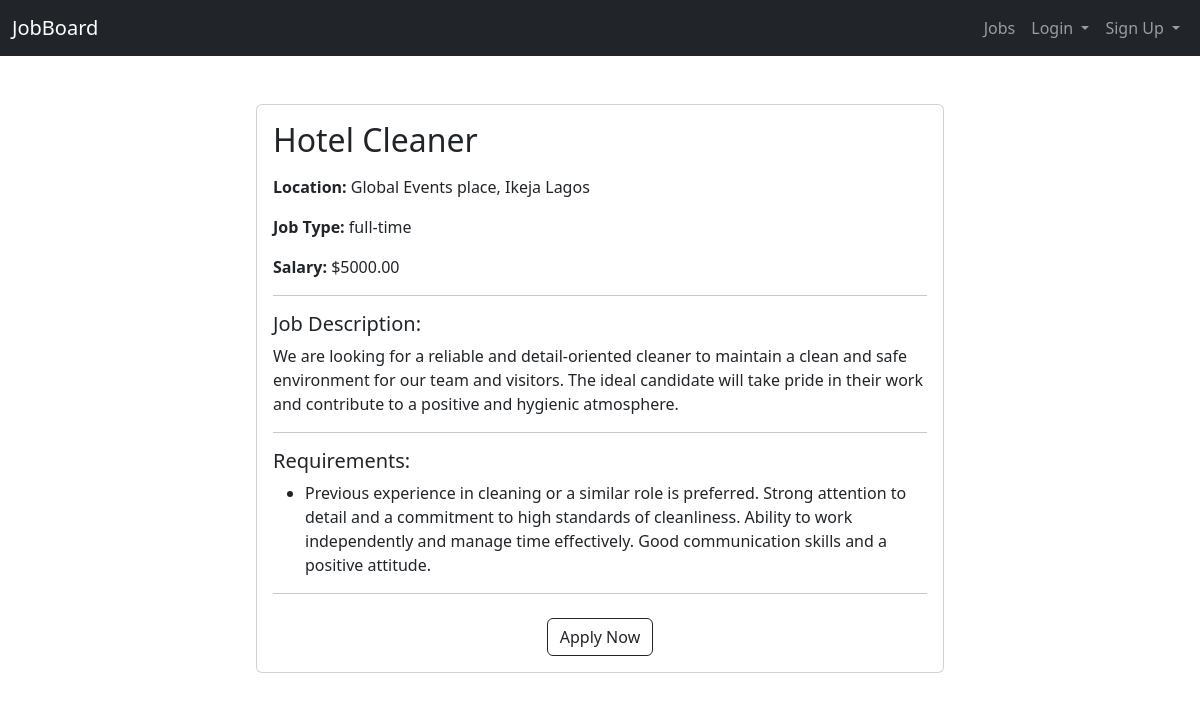
Page /2/ on the committed database.
### jobs/models.py (models this page shows, shortened)
class Job(models.Model):
    employer = models.ForeignKey(EmployerProfile, on_delete=models.CASCADE, related_name='jobs')
    title = models.CharField(max_length=255)
    description = models.TextField(default = '')
    location = models.CharField(max_length=255)
    salary = models.DecimalField(max_digits=10, decimal_places=2)
    created_at = models.DateTimeField(auto_now_add=True)
    job_type = models.CharField(max_length=20, default='full-time')
    requirements = models.TextField(max_length=255, default='')
    def get_requirements_list(self):
        return self.requirements.split(',') if self.requirements else []

### jobs/views.py (the view)
# urls.py: path('<int:job_id>/', views.job_detail, name='job_detail'),
def job_detail(request, job_id):
    job = get_object_or_404(Job, id=job_id)
    requirements = job.get_requirements_list()
    return render(request, 'job_detail.html', {'job': job,'requirements': requirements})

### jobs/templates/job_detail.html (shortened to what this page needs)
<!DOCTYPE html>
<html lang="en">
<head>
    {% load static %}
    <link rel="stylesheet" href="{% static 'css/styles.css' %}">
    <link href="https://cdn.jsdelivr.net/npm/bootstrap@5.3.0/dist/css/bootstrap.min.css" rel="stylesheet">
    <link rel="stylesheet" href="https://cdnjs.cloudflare.com/ajax/libs/font-awesome/5.15.3/css/all.min.css">
</head>
<body>
    <nav class="navbar navbar-expand-lg navbar-dark bg-dark">
        <div class="container-fluid">
            <a class="navbar-brand" href="#">JobBoard</a>
            <div class="collapse navbar-collapse" id="navbarNav">
                <ul class="navbar-nav ms-auto">
                    <li class="nav-item">
                        <a class="nav-link" href="{% url 'job_list' %}">Jobs</a>
                    </li>
                    {% if user.is_authenticated %}
                        {% if user.is_employer %}
                            <li class="nav-item">
                                <a class="nav-link" href="{% url 'job_create' %}">Add Job</a>
                            </li>
                        {% elif user.is_candidate %}
                            <li class="nav-item">
                                <a class="nav-link" href="{%url 'application_tracking'%}">Track Applications</a>
                            </li>
                        {% endif %}
                        <li class="nav-item">
                            <a class="nav-link" href="{% url 'accounts:logout' %}">Logout</a>
                        </li>
                        <li class="nav-item">
                            <a class="nav-link" href="{% url 'accounts:profile' %}">
                                <i class="fas fa-user-circle"></i> Profile
                            </a>
                        </li>
                    {% else %}
                    <li class="nav-item dropdown">
                        <a class="nav-link dropdown-toggle" href="#" id="loginDropdown" role="button" data-bs-toggle="dropdown" aria-expanded="false">
                            Login
                        </a>
                    </li>
                    <li class="nav-item dropdown">
                        <a class="nav-link dropdown-toggle" href="#" id="signupDropdown" role="button" data-bs-toggle="dropdown" aria-expanded="false">
                            Sign Up
                        </a>
                    </li>
                    {% endif %}
                </ul>
            </div>
        </div>
    </nav>
    <section class="py-5">
        <div class="container px-4 px-lg-5">
            <div class="row">
                <div class="col-md-8 mx-auto">
                    <div class="card mb-4">
                        <div class="card-body">
                            <h2 class="card-title">{{ job.title }}</h2>
                            <p><strong>Location:</strong> {{ job.location }}</p>
                            <p><strong>Job Type:</strong> {{ job.job_type }}</p>
                            <p><strong>Salary:</strong> ${{ job.salary }}</p>
                            <hr>
                            <h5>Job Description:</h5>
                            <p>{{ job.description }}</p>
                            <hr>
                            <h5>Requirements:</h5>
                            <ul>
                                {% for requirement in requirements %}
                                <li>{{ requirement }}</li>
                                {% endfor %}
                            </ul>
                            <hr>
                            <div class="text-center mt-4">
                                <a href="{% url 'apply_job' job.id %}" class="btn btn-outline-dark mt-auto">Apply Now</a>
                            </div>
                        </div>
                    </div>
                </div>
            </div>
        </div>
    </section>
</body>
</html>

### rows in the picture
Job: title "Hotel Cleaner", location "Global Events place, Ikeja Lagos", job_type "full-time", salary "5000.00", description "We are looking for a reliable and detail-oriented cleaner to maintain a clean and safe environment for our team and visitors. The ideal candidate will take pride in their work and contribute to a positive and hygienic atmosphere.", requirements "Previous experience in cleaning or a similar role is preferred. Strong attention to detail and a commitment to high standards of cleanliness. Ability to work independently and manage time effectively. Good communication skills and a positive attitude."
